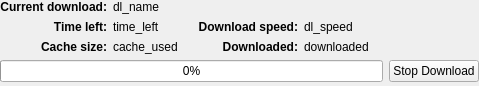
<?xml version="1.0" encoding="UTF-8"?>
<ui version="4.0">
 <class>DownloadWidget</class>
 <widget class="QWidget" name="DownloadWidget">
  <property name="geometry">
   <rect>
    <x>0</x>
    <y>0</y>
    <width>479</width>
    <height>86</height>
   </rect>
  </property>
  <property name="windowTitle">
   <string notr="true">DownloadWidget</string>
  </property>
  <layout class="QGridLayout" name="active_download_layout" columnstretch="0,1,0,1,0">
   <property name="leftMargin">
    <number>0</number>
   </property>
   <property name="topMargin">
    <number>0</number>
   </property>
   <property name="rightMargin">
    <number>0</number>
   </property>
   <property name="bottomMargin">
    <number>0</number>
   </property>
   <item row="0" column="1" colspan="3">
    <widget class="QLabel" name="dl_name">
     <property name="sizePolicy">
      <sizepolicy hsizetype="Preferred" vsizetype="Maximum">
       <horstretch>0</horstretch>
       <verstretch>0</verstretch>
      </sizepolicy>
     </property>
     <property name="font">
      <font>
       <weight>50</weight>
       <bold>false</bold>
      </font>
     </property>
     <property name="text">
      <string notr="true">dl_name</string>
     </property>
    </widget>
   </item>
   <item row="0" column="0">
    <widget class="QLabel" name="dl_name_label">
     <property name="font">
      <font>
       <weight>75</weight>
       <bold>true</bold>
      </font>
     </property>
     <property name="text">
      <string>Current download:</string>
     </property>
     <property name="alignment">
      <set>Qt::AlignRight|Qt::AlignTrailing|Qt::AlignVCenter</set>
     </property>
    </widget>
   </item>
   <item row="2" column="1">
    <widget class="QLabel" name="cache_used">
     <property name="sizePolicy">
      <sizepolicy hsizetype="Preferred" vsizetype="Maximum">
       <horstretch>0</horstretch>
       <verstretch>0</verstretch>
      </sizepolicy>
     </property>
     <property name="text">
      <string notr="true">cache_used</string>
     </property>
    </widget>
   </item>
   <item row="1" column="2">
    <widget class="QLabel" name="dl_speed_label">
     <property name="font">
      <font>
       <weight>75</weight>
       <bold>true</bold>
      </font>
     </property>
     <property name="text">
      <string>Download speed:</string>
     </property>
     <property name="alignment">
      <set>Qt::AlignRight|Qt::AlignTrailing|Qt::AlignVCenter</set>
     </property>
    </widget>
   </item>
   <item row="2" column="2">
    <widget class="QLabel" name="downloaded_label">
     <property name="font">
      <font>
       <weight>75</weight>
       <bold>true</bold>
      </font>
     </property>
     <property name="text">
      <string>Downloaded:</string>
     </property>
     <property name="alignment">
      <set>Qt::AlignRight|Qt::AlignTrailing|Qt::AlignVCenter</set>
     </property>
    </widget>
   </item>
   <item row="1" column="3">
    <widget class="QLabel" name="dl_speed">
     <property name="sizePolicy">
      <sizepolicy hsizetype="Preferred" vsizetype="Preferred">
       <horstretch>0</horstretch>
       <verstretch>0</verstretch>
      </sizepolicy>
     </property>
     <property name="text">
      <string notr="true">dl_speed</string>
     </property>
    </widget>
   </item>
   <item row="1" column="0">
    <widget class="QLabel" name="time_left_label">
     <property name="font">
      <font>
       <weight>75</weight>
       <bold>true</bold>
      </font>
     </property>
     <property name="text">
      <string>Time left:</string>
     </property>
     <property name="alignment">
      <set>Qt::AlignRight|Qt::AlignTrailing|Qt::AlignVCenter</set>
     </property>
    </widget>
   </item>
   <item row="2" column="3">
    <widget class="QLabel" name="downloaded">
     <property name="sizePolicy">
      <sizepolicy hsizetype="Preferred" vsizetype="Preferred">
       <horstretch>0</horstretch>
       <verstretch>0</verstretch>
      </sizepolicy>
     </property>
     <property name="text">
      <string notr="true">downloaded</string>
     </property>
    </widget>
   </item>
   <item row="1" column="1">
    <widget class="QLabel" name="time_left">
     <property name="sizePolicy">
      <sizepolicy hsizetype="Preferred" vsizetype="Maximum">
       <horstretch>0</horstretch>
       <verstretch>0</verstretch>
      </sizepolicy>
     </property>
     <property name="text">
      <string notr="true">time_left</string>
     </property>
    </widget>
   </item>
   <item row="2" column="0">
    <widget class="QLabel" name="cache_used_label">
     <property name="font">
      <font>
       <weight>75</weight>
       <bold>true</bold>
      </font>
     </property>
     <property name="text">
      <string>Cache size:</string>
     </property>
     <property name="alignment">
      <set>Qt::AlignRight|Qt::AlignTrailing|Qt::AlignVCenter</set>
     </property>
    </widget>
   </item>
   <item row="3" column="0" colspan="4">
    <widget class="QProgressBar" name="progress_bar">
     <property name="value">
      <number>0</number>
     </property>
    </widget>
   </item>
   <item row="3" column="4">
    <widget class="QPushButton" name="kill_button">
     <property name="text">
      <string>Stop Download</string>
     </property>
    </widget>
   </item>
  </layout>
 </widget>
 <resources/>
 <connections/>
</ui>
